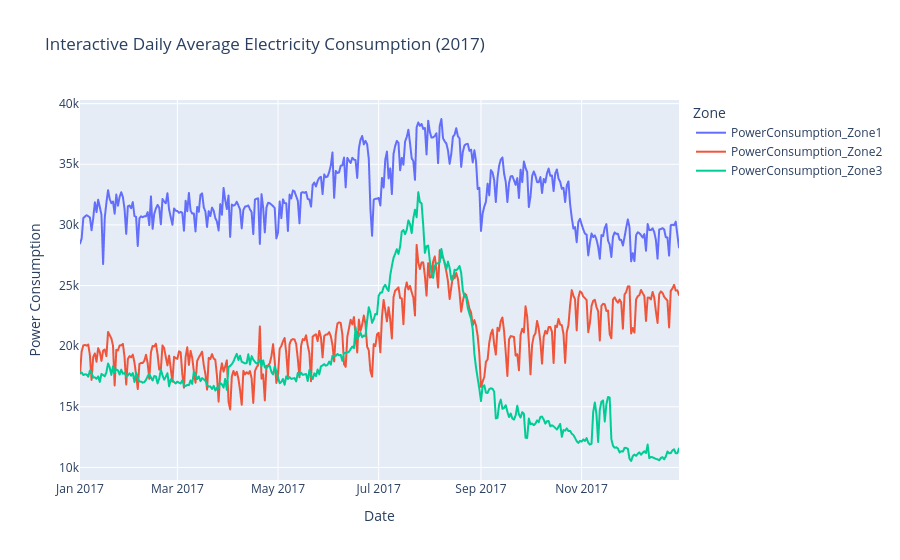

Write notebook code for a chart like this one.
### Code cell
# Resample daily to make interactive plot fast and clear
df_daily = df.set_index('Datetime')[zone_cols].resample('D').mean().reset_index()

fig = px.line(df_daily, x='Datetime', y=['PowerConsumption_Zone1', 'PowerConsumption_Zone2', 'PowerConsumption_Zone3'],
              title='Interactive Daily Average Electricity Consumption (2017)',
              labels={'value': 'Power Consumption', 'Datetime': 'Date', 'variable': 'Zone'})
fig.show()

### Figure 1 — Plotly figure (JSON) as saved in the notebook; plotly's stock layout.template omitted (floating-point values rounded to 4 significant figures; data arrays with more than 128 entries replaced by an {"elided": "..."} marker saying what was removed)
{"data": [{"hovertemplate": "Zone=PowerConsumption_Zone1<br>Date=%{x}<br>Power Consumption=%{y}<extra></extra>", "legendgroup": "PowerConsumption_Zone1", "line": {"color": "#636efa", "dash": "solid"}, "marker": {"symbol": "circle"}, "mode": "lines", "name": "PowerConsumption_Zone1", "showlegend": true, "type": "scattergl", "x": {"elided": "364 str values"}, "xaxis": "x", "y": {"elided": "364 float values"}, "yaxis": "y"}, {"hovertemplate": "Zone=PowerConsumption_Zone2<br>Date=%{x}<br>Power Consumption=%{y}<extra></extra>", "legendgroup": "PowerConsumption_Zone2", "line": {"color": "#EF553B", "dash": "solid"}, "marker": {"symbol": "circle"}, "mode": "lines", "name": "PowerConsumption_Zone2", "showlegend": true, "type": "scattergl", "x": {"elided": "364 str values"}, "xaxis": "x", "y": {"elided": "364 float values"}, "yaxis": "y"}, {"hovertemplate": "Zone=PowerConsumption_Zone3<br>Date=%{x}<br>Power Consumption=%{y}<extra></extra>", "legendgroup": "PowerConsumption_Zone3", "line": {"color": "#00cc96", "dash": "solid"}, "marker": {"symbol": "circle"}, "mode": "lines", "name": "PowerConsumption_Zone3", "showlegend": true, "type": "scattergl", "x": {"elided": "364 str values"}, "xaxis": "x", "y": {"elided": "364 float values"}, "yaxis": "y"}], "layout": {"legend": {"title": {"text": "Zone"}, "tracegroupgap": 0}, "title": {"text": "Interactive Daily Average Electricity Consumption (2017)"}, "xaxis": {"anchor": "y", "domain": [0, 1], "title": {"text": "Date"}}, "yaxis": {"anchor": "x", "domain": [0, 1], "title": {"text": "Power Consumption"}}}}
